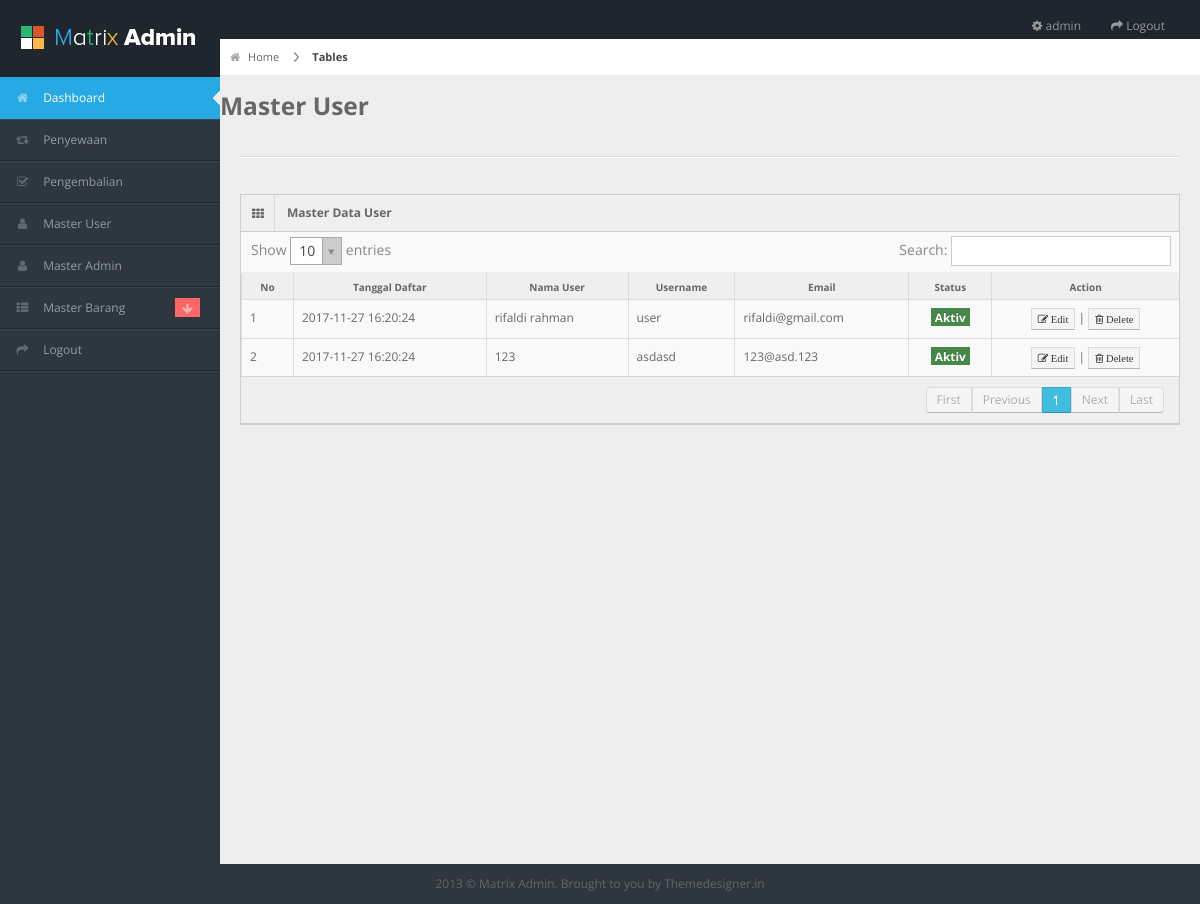
/admin/pages/kelola_user.php (signed in), run on an earlier commit of the app's database.
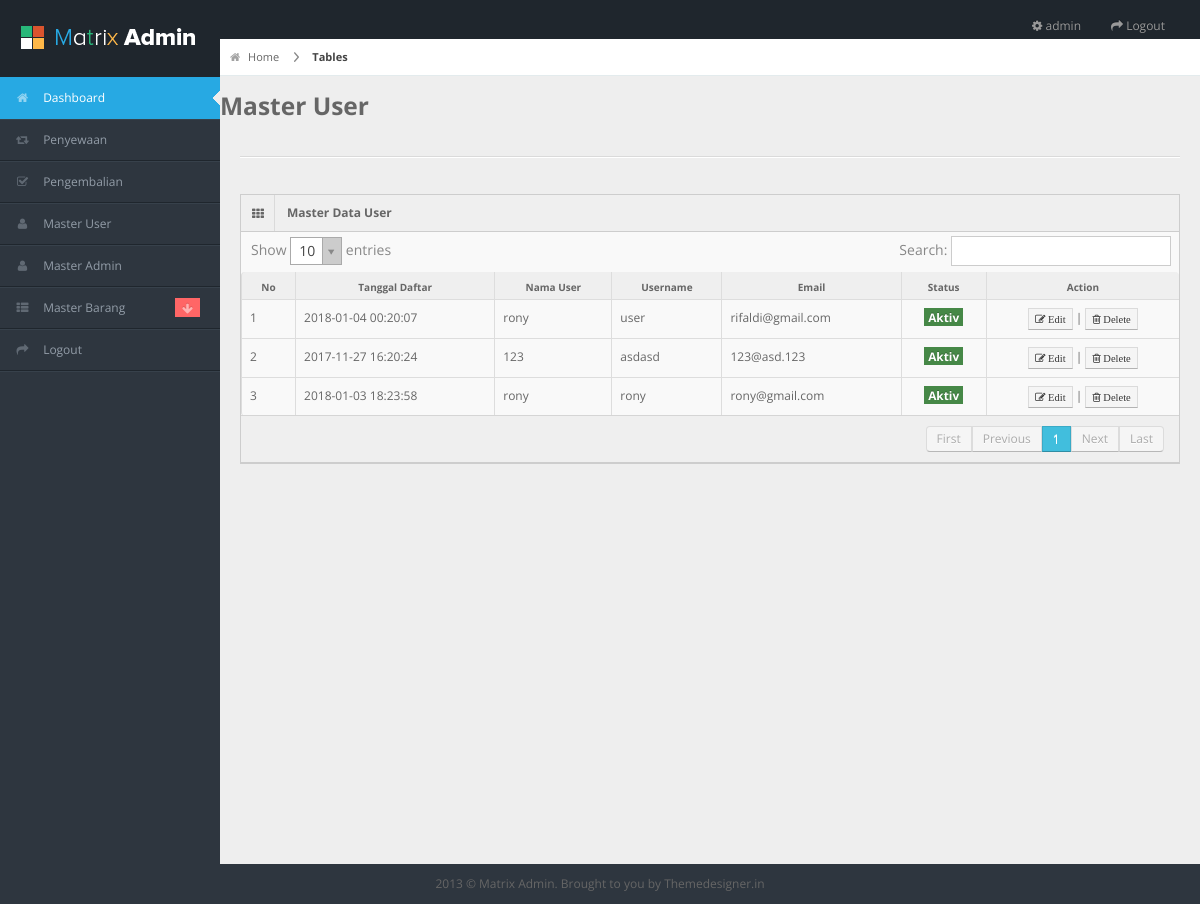
And on a later commit of the database.
### tables this page shows
CREATE TABLE IF NOT EXISTS `m_user` (
  `id_user` int(11) NOT NULL,
  `tgl_daftar` datetime DEFAULT NULL ON UPDATE CURRENT_TIMESTAMP,
  `nama_user` varchar(255) DEFAULT NULL,
  `username` varchar(255) DEFAULT NULL,
  `email` varchar(255) DEFAULT NULL,
  `password` varchar(255) DEFAULT NULL,
  `id_provinsi` varchar(255) DEFAULT NULL,
  `id_kota` varchar(255) DEFAULT NULL,
  `id_kecamatan` varchar(255) DEFAULT NULL,
  `kode_pos` varchar(255) DEFAULT NULL,
  `alamat_lengkap` varchar(255) DEFAULT NULL,
  `status` varchar(255) DEFAULT NULL
);

### admin/pages/kelola_user.php (the view, shortened to what this page needs)
<?php include 'header.php'; ?>
<?php include 'nav.php'; ?>
<div id="content">
	<div id="content-header">
		<div id="breadcrumb"> <a href="#" title="Go to Home" class="tip-bottom"><i class="icon-home"></i> Home</a> <a href="#" class="current">Tables</a> </div>
		<h3>Master User</h3>
	</div>
	<div class="container-fluid">
		<hr>
		<div class="row-fluid">
			<div class="widget-box">
				<div class="widget-title"> <span class="icon"><i class="icon-th"></i></span>
					<h5>Master Data User</h5>
				</div>
				<div class="widget-content nopadding">
					<table class="table table-bordered data-table">
						<thead>
							<tr>
								<th>No</th>
								<th>Tanggal Daftar</th>
								<th>Nama User</th>
								<th>Username</th>
								<th>Email</th>
								<th>Status</th>
								<th>Action</th>
							</tr>
						</thead>
						<tbody>
							<?php
							$no=1;
							$sql = mysql_query("SELECT * FROM m_user");
							while($row = mysql_fetch_array($sql)){
								if($row['status']==1){
									$status = 'Aktiv';
								}else{
									$status = 'Passiv';
								}
							?>
							<tr>
								<td><?php echo $no; ?></td>
								<td><?php echo $row['tgl_daftar']; ?></td>
								<td><?php echo $row['nama_user']; ?></td>
								<td><?php echo $row['username']; ?></td>
								<td><?php echo $row['email']; ?></td>
								<td style="text-align: center;"><span class="label label-success"> <?php echo $status; ?> </span></td>
								<td style="text-align: center;">
									<a href="" title="Edit"> <button class="btn btn-mini btn-default"> <i class="icon-edit"> Edit</i></button> </a> |
									<a href="" title="Delete"> <button class="btn btn-mini btn-default"> <i class="icon-trash"> Delete </i></button> </a>
								</td>
							</tr>
							<?php $no++; } ?>
						</tbody>
					</table>
				</div>
			</div>
		</div>
	</div>
</div>
<div class="row-fluid">
	<div id="footer" class="span12"> 2013 &copy; Matrix Admin. Brought to you by <a href="http://themedesigner.in">Themedesigner.in</a> </div>
</div>
</body>
</html>

What changed in the data, as far as the page shows it:
changed m_user "user": tgl_daftar "2017-11-27 16:20:24" → "2018-01-04 00:20:07"; nama_user "rifaldi rahman" → "rony"
added m_user: tgl_daftar "2018-01-03 18:23:58", nama_user "rony", username "rony", email "rony@gmail.com", status "Aktiv"
